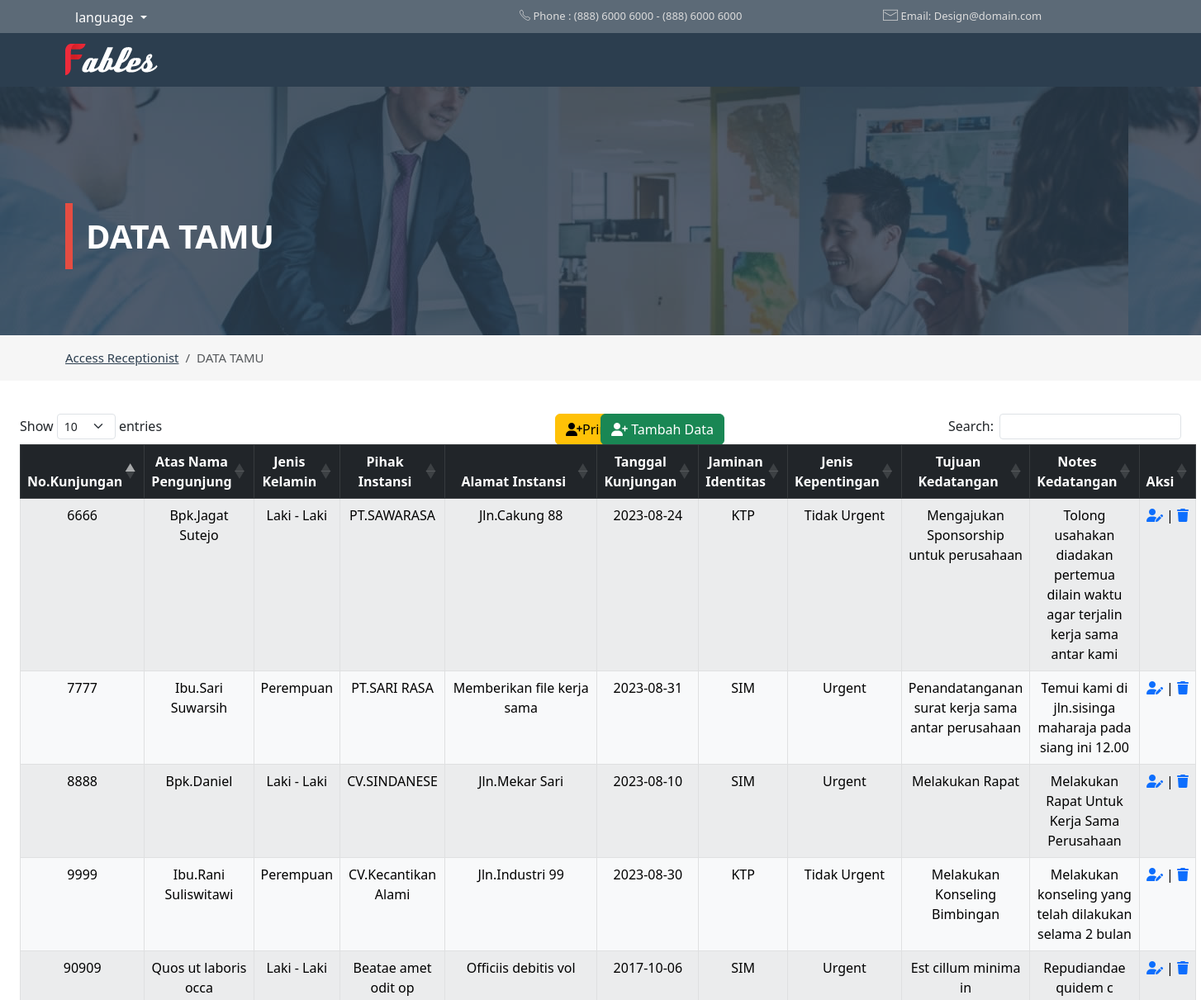
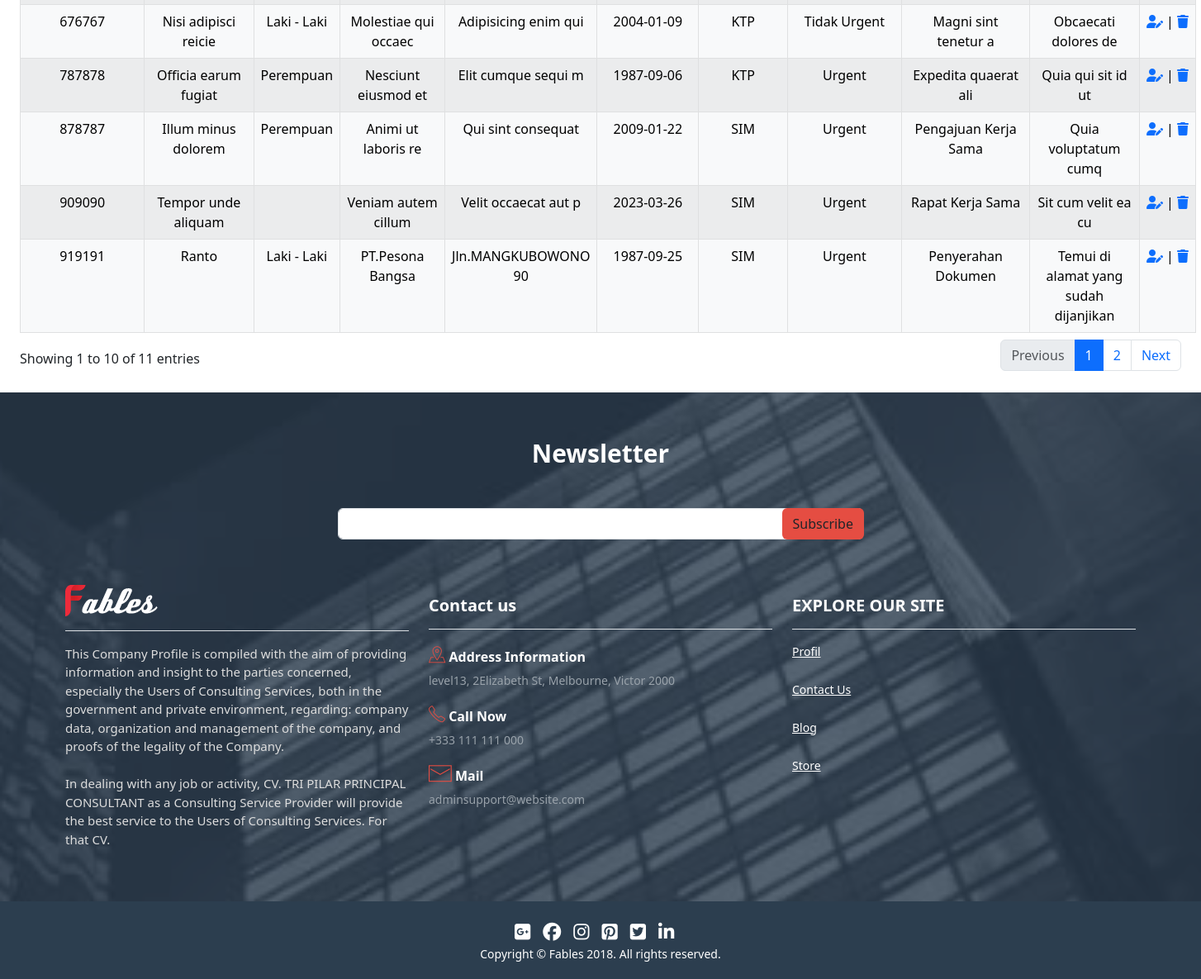
Page /mtamu/tamu.php on the committed database (2 pictures, top to bottom).
### tables this page shows
CREATE TABLE `tamu` (
  `no_kunjungan` int(11) NOT NULL,
  `atas_nama` varchar(500) NOT NULL,
  `jekel` varchar(500) NOT NULL,
  `pihak_instansi` varchar(500) NOT NULL,
  `alamat_instansi` varchar(500) NOT NULL,
  `tgl` date NOT NULL,
  `jaminan_identitas` varchar(500) NOT NULL,
  `jenis_kepentingan` varchar(500) NOT NULL,
  `tujuan_kedatangan` varchar(500) NOT NULL,
  `notes_kedatangan` varchar(500) NOT NULL
);

### mtamu/tamu.php (the view, shortened to what this page needs)
<!DOCTYPE html>
<html lang="en">
<head>
    <link href="../assets/vendor/animate.css-master/animate.min.css" rel="stylesheet">
    <link href="../assets/vendor/loadscreen/css/spinkit.css" rel="stylesheet">
    <link href="../assets/vendor/fontawesome/css/fontawesome-all.min.css" rel="stylesheet">
    <link href="../assets/custom/css/fables-icons.css" rel="stylesheet">
    <link href="../assets/vendor/fancybox-master/jquery.fancybox.min.css" rel="stylesheet">
    <link href="../assets/vendor/owlcarousel/owl.carousel.min.css" rel="stylesheet">
    <link href="../assets/vendor/owlcarousel/owl.theme.default.min.css" rel="stylesheet">
    <link rel="stylesheet" href="assets/vendor/timeline/timeline.css">
    <link href="../assets/custom/css/custom.css" rel="stylesheet">
    <link href="../assets/custom/css/custom-responsive.css" rel="stylesheet">
    <link rel="stylesheet" href="../assets/custom/css/demo.css" />
    <link rel="stylesheet" href="https://cdnjs.cloudflare.com/ajax/libs/twitter-bootstrap/5.3.0/css/bootstrap.min.css" />
    <link rel="stylesheet" href="https://cdn.datatables.net/1.13.5/css/dataTables.bootstrap5.min.css" />
    <link rel="stylesheet" href="https://cdnjs.cloudflare.com/ajax/libs/font-awesome/4.6.3/css/font-awesome.min.css" />
</head>
<body>
    <?php
require '../function.php';
    $result = mysqli_query($db, "SELECT * FROM tamu ORDER BY no_kunjungan DESC");
    ?>
    <div class="fables-forth-background-color fables-top-header-signin">
        <div class="container">
            <div class="row" id="top-row">
                <div class="col-12 col-sm-2 col-lg-5">
                    <div class="dropdown">
                        <button class="btn btn-secondary dropdown-toggle border-0 bg-transparent font-13 lang-dropdown-btn pl-0" type="button" id="dropdownLangButton" data-toggle="dropdown" aria-haspopup="true" aria-expanded="false">
                            language
                        </button>
                    </div>
                </div>
                <div class="col-12 col-sm-5 col-lg-4 text-right">
                    <p class="fables-third-text-color font-13"><span class="fables-iconphone"></span> Phone : (888) 6000 6000 - (888) 6000 6000</p>
                </div>
                <div class="col-12 col-sm-5 col-lg-3 text-right">
                    <p class="fables-third-text-color font-13"><span class="fables-iconemail"></span> Email: Design@domain.com</p>
                </div>
            </div>
        </div>
    </div>
    <div class="fables-navigation fables-main-background-color py-3 py-lg-0">
        <div class="container">
            <div class="row">
                <div class="mx-auto d-block">
                    <nav class="navbar navbar-expand-md btco-hover-menu py-lg-2">
                        <a class="navbar-brand pl-0" href="home1.html"><img src="../assets/custom/images/fables-logo.png" alt="Fables Template" class="fables-logo"></a>
                    </nav>
                </div>
            </div>
        </div>
    </div>
    <div class="fables-header fables-after-overlay">
        <div class="container">
            <h2 class="fables-page-title fables-second-border-color">DATA TAMU</h2>
        </div>
    </div>
    <div class="fables-light-background-color">
        <div class="container">
            <nav aria-label="breadcrumb">
                <ol class="fables-breadcrumb breadcrumb px-0 py-3">
                    <li class="breadcrumb-item"><a href="../resepsionis.php" class="fables-second-text-color">Access Receptionist</a></li>
                    <li class="breadcrumb-item active" aria-current="page">DATA TAMU</li>
                </ol>
            </nav>
        </div>
    </div>
    <main class="cd__main">
        <div class="text-center">
            <a href="tcetak.php" style="position: absolute;left: 84vh;">
                <button class="btn btn-warning"><i class="fa-solid fa-user-plus"></i>Print Data</button>
            </a>
        </div>
        <div class="text-center">
            <a href="mttambah.php" style="position: absolute;">
                <button class="btn btn-success"><i class="fa-solid fa-user-plus"></i> Tambah Data</button>
            </a>
        </div>
        <form action="" method="get">
            <table id="example" class="table table-striped text-center table-bordered" style="width: 100%">
                <thead>
                    <tr class="table-dark ">
                        <th class="text-center">No.Kunjungan</th>
                        <th class="text-center">Atas Nama Pengunjung</th>
                        <th class="text-center">Jenis Kelamin</th>
                        <th class="text-center">Pihak Instansi</th>
                        <th class="text-center">Alamat Instansi</th>
                        <th class="text-center">Tanggal Kunjungan</th>
                        <th class="text-center">Jaminan Identitas</th>
                        <th class="text-center">Jenis Kepentingan</th>
                        <th class="text-center">Tujuan Kedatangan</th>
                        <th class="text-center">Notes Kedatangan</th>
                        <th class="text-center">Aksi</th>
                    </tr>
                </thead>
                <tbody>
                    <?php
                    while ($row = mysqli_fetch_array($result)) {
                    ?>
                        <tr class="table-light">
                            <td class="col-2"><?= $row["no_kunjungan"]; ?></td>
                            <td class="col-2"><?= $row["atas_nama"]; ?></td>
                            <td class="col-2">
                                <?php if ($row['jekel'] == 'L') echo 'Laki - Laki' ?>
                                <?php if ($row['jekel'] == 'P') echo 'Perempuan' ?>
                            </td>
                            <td class="col-2"><?= $row["pihak_instansi"]; ?></td>
                               <td class="col-2"><?= $row["alamat_instansi"]; ?></td>
                            <td class="col-2"><?= $row["tgl"]; ?></td>
                            <td class="col-2">
                                <?php if ($row['jaminan_identitas'] == 'SIM') echo 'SIM' ?>
                                <?php if ($row['jaminan_identitas'] == 'KTP') echo 'KTP' ?>
                            </td>
                            <td class="col-2">
                                <?php if ($row['jenis_kepentingan'] == 'urgent') echo 'Urgent' ?>
                                <?php if ($row['jenis_kepentingan'] == 'tidak urgent') echo 'Tidak Urgent' ?>
                            </td>
                            <td class="col-2"><?= $row["tujuan_kedatangan"]; ?></td>
                            <td class="col-2"><?= $row["notes_kedatangan"]; ?></td>
                            <td class="col-2">
                                <a href="mtubah.php?no_kunjungan=<?= $row["no_kunjungan"]; ?>" onclick="return confirm ('YAKIN MERUBAH DATA ?')"><i class="fa-solid fa-user-pen"></i></a> |
                                <a href="mthapus.php?no_kunjungan=<?= $row["no_kunjungan"]; ?>" onclick="return confirm ('YAKIN MENGHAPUS DATA ?')"><i class="fa-solid fa-trash"></i></a>
                            </td>
                        </tr>
                    <?php
                    }
                    ?>
                </tbody>
            </table>
        </form>
    </main>
    <div class="fables-footer-image fables-after-overlay white-color py-4 py-lg-5 bg-rules">
        <div class="container">
            <div class="row">
                <div class="col-12 col-md-8 offset-md-2 col-lg-6 offset-lg-3 mt-2 mb-5 text-center">
                    <h2 class="font-30 semi-font mb-5">Newsletter</h2>
                    <form class="form-inline position-relative">
                        <div class="form-group fables-subscribe-formgroup">
                            <input type="email" class="form-control fables-subscribe-input fables-btn-rouned" placeholder="Your Email">
                        </div>
                        <button type="submit" class="btn fables-second-background-color fables-btn-rouned fables-subscribe-btn">Subscribe</button>
                    </form>
                </div>
                <div class="col-12 col-lg-4 mb-4 mb-lg-0">
                    <a href="#" class="fables-second-border-color border-bottom pb-3 d-block mb-3 mt-minus-13"><img src="../assets/custom/images/fables-logo.png" alt="fables template"></a>
                    <p class="font-15 fables-third-text-color">
                        This Company Profile is compiled with the aim of providing information and insight to the parties concerned, especially the Users of Consulting Services, both in the government and private environment, regarding: company data, organization and management of the company, and proofs of the legality of the Company.
                        <br><br>
                        In dealing with any job or activity, CV. TRI PILAR PRINCIPAL CONSULTANT as a Consulting Service Provider will provide the best service to the Users of Consulting Services. For that CV.
                    </p>
                </div>
                <div class="col-12 col-sm-6 col-lg-4" id="test">
                    <h2 class="font-20 semi-font fables-second-border-color border-bottom pb-3">Contact us</h2>
                    <div class="my-3">
                        <h4 class="font-16 semi-font"><span class="fables-iconmap-icon fables-second-text-color pr-2 font-20 mt-1 d-inline-block"></span> Address Information</h4>
                        <p class="font-14 fables-fifth-text-color mt-2 ml-4">level13, 2Elizabeth St, Melbourne, Victor 2000</p>
                    </div>
                    <div class="my-3">
                        <h4 class="font-16 semi-font"><span class="fables-iconphone fables-second-text-color pr-2 font-20 mt-1 d-inline-block"></span> Call Now </h4>
                        <p class="font-14 fables-fifth-text-color mt-2 ml-4">+333 111 111 000</p>
                    </div>
                    <div class="my-3">
                        <h4 class="font-16 semi-font"><span class="fables-iconemail fables-second-text-color pr-2 font-20 mt-1 d-inline-block"></span> Mail </h4>
                        <p class="font-14 fables-fifth-text-color mt-2 ml-4">adminsupport@website.com</p>
                    </div>
                </div>
                <div class="col-12 col-sm-6 col-lg-4">
                    <h2 class="font-20 semi-font fables-second-border-color border-bottom pb-3 mb-3">EXPLORE OUR SITE</h2>
                    <ul class="nav fables-footer-links">
                        <li><a href="../about.php">Profil</a></li>
                        <li><a href="../contactus1.php">Contact Us</a></li>
                        <li><a href="../blog-cat.php">Blog</a></li>
                        <li><a href="../produk.php">Store</a></li>
                    </ul>
                </div>
            </div>
        </div>
    </div>
    <div class="copyright fables-main-background-color mt-0 border-0 white-color">
        <ul class="nav fables-footer-social-links just-center fables-light-footer-links">
            <li><a href="#" target="_blank"><i class="fab fa-google-plus-square"></i></a></li>
            <li><a href="#" target="_blank"><i class="fab fa-facebook"></i></a></li>
            <li><a href="#" target="_blank"><i class="fab fa-instagram"></i></a></li>
            <li><a href="#" target="_blank"><i class="fab fa-pinterest-square"></i></a></li>
            <li><a href="#" target="_blank"><i class="fab fa-twitter-square"></i></a></li>
            <li><a href="#" target="_blank"><i class="fab fa-linkedin"></i></a></li>
        </ul>
        <p class="mb-0">Copyright © Fables 2018. All rights reserved.</p>
    </div>
</body>
</html>

### assets/custom/css/custom.css (style rules this page uses)
body { font-family: 'Open Sans', sans-serif; }
.fables-light-background-color a { color: #2C3E4F !important; }
.dropdown-toggle::after { display: none; }
.fables-header { padding: 33px 0; background-image: url(../images/pages-header-background.jpg); }
.fables-after-overlay { position: relative; }
.fables-after-overlay::after { content: ""; position: absolute; top: 0; left: 0; right: 0; bottom: 0; background-color: rgba(44,62,79,.8); }
.fables-page-title { color: #fff; border-left-style: solid; border-left-width: 9px; z-index: 1; position: relative; padding-left: 16px; margin-top: 108px; line-height: 80px; font-size: 40px; font-weight: 700; margin-bottom: 47px; }
.fables-top-header-signin { height: 40px; line-height: 38px; }
.fables-breadcrumb { padding: 0; margin-bottom: 0; background-color: transparent; }
.fables-breadcrumb .breadcrumb-item { font-size: 15px; }
.fables-btn-rouned { border-radius: 22px; }
.fables-light-footer-links { margin-top: 0 !important; margin-bottom: 6px; }
.form-group { position: relative; margin-bottom: 20px; }
.white-color { color: #fff; }
.fables-footer-social-links a { color: inherit; display: block; margin-right: 15px; font-size: 22px; }
.fables-footer-links li { width: 100%; }
.fables-footer-links li a { color: inherit; font-size: 14px; }
.fables-footer-links li a:before { content: "- "; }
.copyright { text-align: center; font-weight: 400; font-size: 14px; padding: 20px 0; }
.copyright p { color:inherit; }
.fables-footer-image { background-image: url(../images/footer-back.jpg); background-repeat: no-repeat; background-size: cover; }
.fables-footer-image .container { position: relative; z-index: 1; }
.fables-footer-links li a { font-weight: 400; font-size: 14px; text-decoration: underline; margin-bottom: 25px; display: block; }
.fables-footer-links li:last-child a { margin-bottom: 0; }
.fables-footer-image .fables-footer-links li a:before { display: none; }
.fables-subscribe-input { width: 100% !important; background-color: transparent; padding: 10px 20px; color: #fff !important; transition: all ease-in-out .3s; -o-transition: all ease-in-out .3s; -webkit-transition: all ease-in-out .3s; -moz-transition: all ease-in-out .3s; }
.fables-subscribe-formgroup { width: 100%; }
.fables-subscribe-btn { padding: 10px 30px; position: absolute; right: -1px; top:0; color: #fff; }
.fables-subscribe-input::placeholder { color: #fff !important; }
.mt-minus-13 { margin-top: -13px; }
.bg-rules { background-position: center top; background-attachment: fixed; background-repeat: no-repeat; background-size: cover; }
.semi-font { font-weight: 600; }
h1,h2,h3,h4,h5,h6,p { margin: 0; }
.font-13 { font-size: 13px; }
.font-14 { font-size: 14px; }
.font-15 { font-size: 15px; }
.font-16 { font-size: 16px; }
.font-20 { font-size: 20px; }
.font-30 { font-size: 30px; }
.just-center { justify-content: center; }
.fables-light-background-color { background-color: #F6F6F6; }
.fables-main-background-color ,.fables-main-before a::before , .fables-main-before a::after ,.fables-main-active.active , .fables-main-dots .owl-dot.active span ,.fables-main-hover-background-color:hover { background-color: #2C3E4F !important; }
.fables-second-background-color ,.fables-second-before::before , .fables-second-before::after ,.fables-second-hover-background-color:hover ,.fables-second-active.active , .fables-second-dots .owl-dot.active span { background-color: #E54D42 !important; transition: all ease-in-out .3s; }
.fables-second-text-color { color: #E54D42 ; }
.fables-second-border-color { border-color: #E54D42 !important; }
.fables-third-text-color { color: #DDDDDD; }
.fables-forth-background-color ,.fables-forth-before a::before, .fables-forth-after::after , .fables-forth-hover-backround-color:hover { background-color: #5C6A77 !important; }
.fables-fifth-text-color { color: #99A2AA; }
ul { list-style: none; padding: 0; margin: 0; }

### assets/custom/css/demo.css (style rules this page uses)
* { margin: 0; padding: 0; }
*, *::before, *::after { margin: 0; padding: 0; box-sizing: inherit; }
.cd__main { background: #fff; padding: 20px; flex-direction: row; flex-wrap: wrap; justify-content: center; }
.cd__main { width: 100%; }
@media only screen and (min-width: 1360px) { .cd__main { margin-left: auto; margin-right: auto; padding: 24px; } }

### rows in the picture
tamu: no_kunjungan "919191", atas_nama "Ranto", jekel "Laki - Laki", pihak_instansi "PT.Pesona Bangsa", alamat_instansi "Jln.MANGKUBOWONO 90", tgl "1987-09-25", jaminan_identitas "SIM", jenis_kepentingan "Urgent", tujuan_kedatangan "Penyerahan Dokumen", notes_kedatangan "Temui di alamat yang sudah dijanjikan"
tamu: no_kunjungan "909090", atas_nama "Tempor unde aliquam", pihak_instansi "Veniam autem cillum", alamat_instansi "Velit occaecat aut p", tgl "2023-03-26", jaminan_identitas "SIM", jenis_kepentingan "Urgent", tujuan_kedatangan "Rapat Kerja Sama", notes_kedatangan "Sit cum velit ea cu"
tamu: no_kunjungan "878787", atas_nama "Illum minus dolorem", jekel "Perempuan", pihak_instansi "Animi ut laboris re", alamat_instansi "Qui sint consequat", tgl "2009-01-22", jaminan_identitas "SIM", jenis_kepentingan "Urgent", tujuan_kedatangan "Pengajuan Kerja Sama", notes_kedatangan "Quia voluptatum cumq"
tamu: no_kunjungan "787878", atas_nama "Officia earum fugiat", jekel "Perempuan", pihak_instansi "Nesciunt eiusmod et", alamat_instansi "Elit cumque sequi m", tgl "1987-09-06", jaminan_identitas "KTP", jenis_kepentingan "Urgent", tujuan_kedatangan "Expedita quaerat ali", notes_kedatangan "Quia qui sit id ut"
tamu: no_kunjungan "676767", atas_nama "Nisi adipisci reicie", jekel "Laki - Laki", pihak_instansi "Molestiae qui occaec", alamat_instansi "Adipisicing enim qui", tgl "2004-01-09", jaminan_identitas "KTP", jenis_kepentingan "Tidak Urgent", tujuan_kedatangan "Magni sint tenetur a", notes_kedatangan "Obcaecati dolores de"
tamu: no_kunjungan "90909", atas_nama "Quos ut laboris occa", jekel "Laki - Laki", pihak_instansi "Beatae amet odit op", alamat_instansi "Officiis debitis vol", tgl "2017-10-06", jaminan_identitas "SIM", jenis_kepentingan "Urgent", tujuan_kedatangan "Est cillum minima in", notes_kedatangan "Repudiandae quidem c"
tamu: no_kunjungan "9999", atas_nama "Ibu.Rani Suliswitawi", jekel "Perempuan", pihak_instansi "CV.Kecantikan Alami", alamat_instansi "Jln.Industri 99", tgl "2023-08-30", jaminan_identitas "KTP", jenis_kepentingan "Tidak Urgent", tujuan_kedatangan "Melakukan Konseling Bimbingan", notes_kedatangan "Melakukan konseling yang telah dilakukan selama 2 bulan"
tamu: no_kunjungan "8888", atas_nama "Bpk.Daniel", jekel "Laki - Laki", pihak_instansi "CV.SINDANESE", alamat_instansi "Jln.Mekar Sari", tgl "2023-08-10", jaminan_identitas "SIM", jenis_kepentingan "Urgent", tujuan_kedatangan "Melakukan Rapat", notes_kedatangan "Melakukan Rapat Untuk Kerja Sama Perusahaan"
tamu: no_kunjungan "7777", atas_nama "Ibu.Sari Suwarsih", jekel "Perempuan", pihak_instansi "PT.SARI RASA", alamat_instansi "Memberikan file kerja sama", tgl "2023-08-31", jaminan_identitas "SIM", jenis_kepentingan "Urgent", tujuan_kedatangan "Penandatanganan surat kerja sama antar perusahaan", notes_kedatangan "Temui kami di jln.sisinga maharaja pada siang ini 12.00"
tamu: no_kunjungan "6666", atas_nama "Bpk.Jagat Sutejo", jekel "Laki - Laki", pihak_instansi "PT.SAWARASA", alamat_instansi "Jln.Cakung 88", tgl "2023-08-24", jaminan_identitas "KTP", jenis_kepentingan "Tidak Urgent", tujuan_kedatangan "Mengajukan Sponsorship untuk perusahaan", notes_kedatangan "Tolong usahakan diadakan pertemua dilain waktu agar terjalin kerja sama antar kami"
